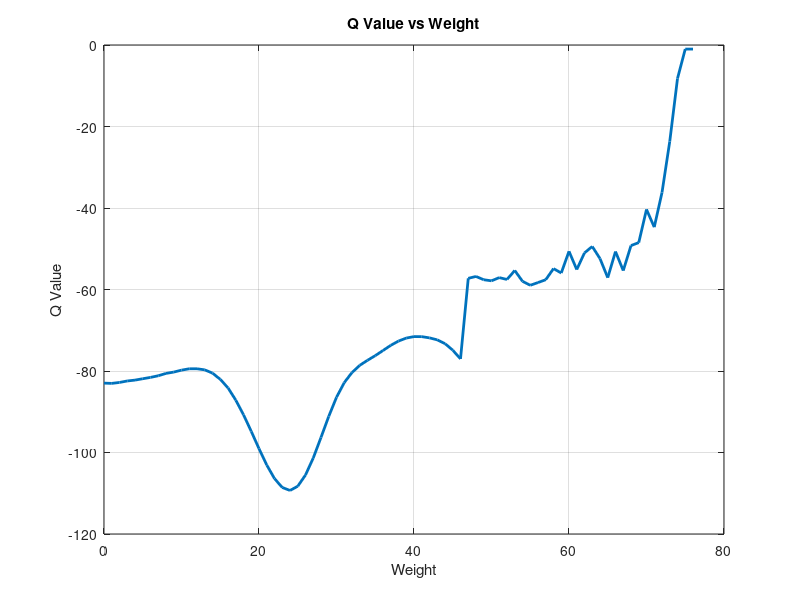

MATLAB code for this plot:
clear all;
close all;
clc;

folder_path = '/Users/omeremeksiz/Desktop/masaustu/RL/application/td_learning/application_output_v2/qvalue_analysis';

load('data_bestactions.mat')
bestaction = bestactions;

best_weight = bestaction(:, 1);
best_action = bestaction(:, 2);
qValue=bestaction(:,4);

figure(1)
plot(best_weight, qValue, 'LineWidth', 2);
title('Q Value vs Weight');
xlabel('Weight');
ylabel('Q Value');
grid on;

% saveas(gcf, fullfile(folder_path, 'qvalue_weight_with_penalty.jpg'));

